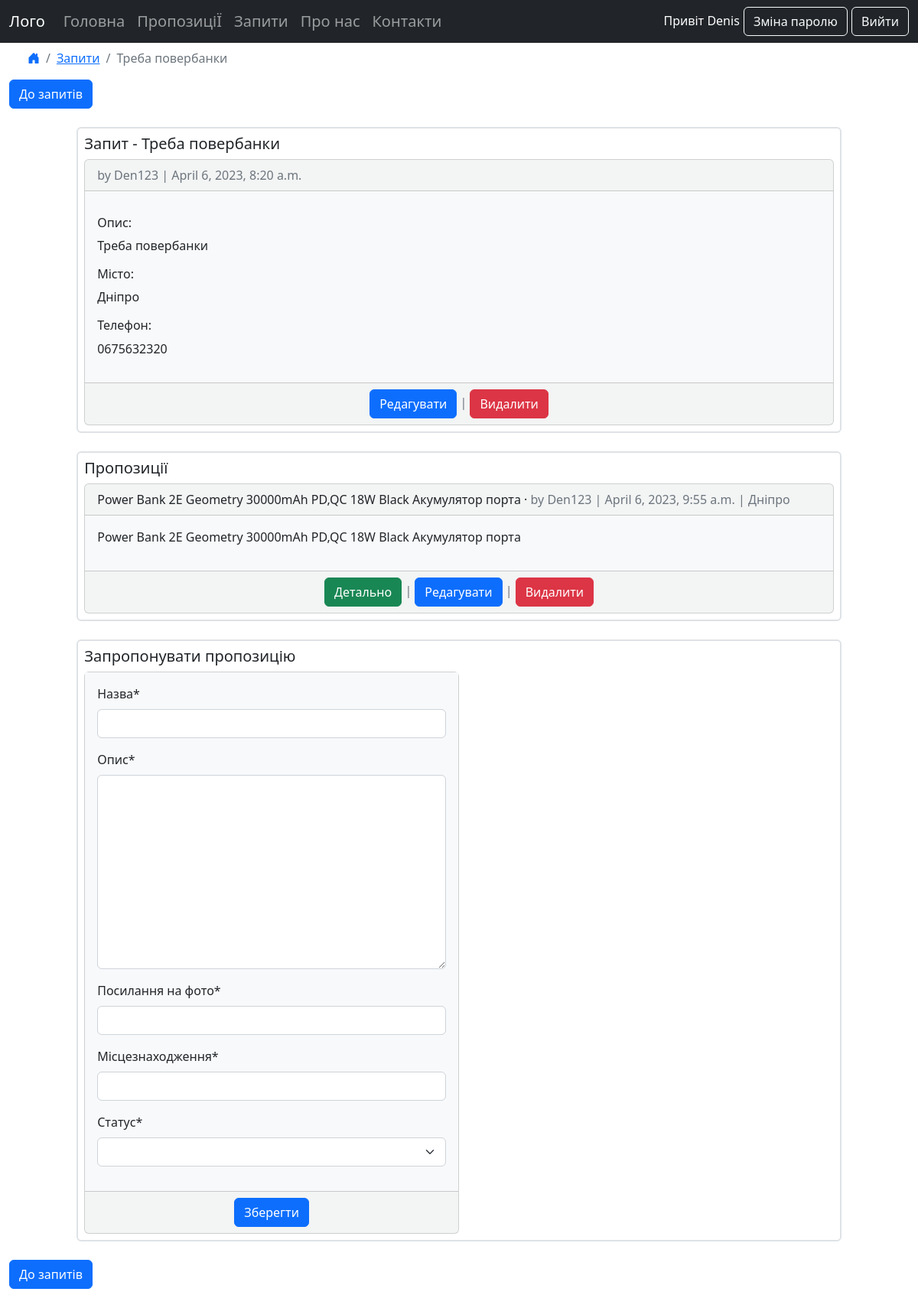
The app's page /requests/requests/3 (signed in) with its own data.
### accounts/models.py (models this page shows)
class CustomUser(AbstractUser):
    phone = models.CharField(max_length=15)

### requests/models.py (models this page shows, shortened)
class Requests(models.Model):
    title = models.CharField(max_length=255)
    body = models.TextField('Опис', max_length=1024)
    location = models.TextField(blank=True)
    date = models.DateTimeField(auto_now_add=True)
    author = models.ForeignKey(
        'accounts.CustomUser',
        on_delete=models.CASCADE,
    )
    offer = models.ForeignKey('offers.Offers', on_delete=models.CASCADE)
    status = models.ForeignKey('statuses.Status', on_delete=models.PROTECT)

### offers/models.py (models this page shows, shortened)
class Offers(models.Model):
    title = models.CharField(max_length=255)
    body = models.TextField('Опис', max_length=1024)
    url_image = models.URLField(blank=True, null=True)
    location = models.TextField(blank=True)
    date = models.DateTimeField(auto_now_add=True)
    author = models.ForeignKey(
        'accounts.CustomUser',
        on_delete=models.CASCADE,
    )
    request = models.ForeignKey('requests.Requests', on_delete=models.CASCADE)
    status = models.ForeignKey('statuses.Status', on_delete=models.PROTECT)

### requests/views.py (the view, shortened to what this page needs)
# urls.py: path("requests/<int:pk>", RequestsDetailView.as_view(), name="requests_detail"),
class RequestsDetailView(LoginRequiredMixin, DetailView):
    def get(self, request, *args, **kwargs):
        view = OfferGet.as_view()
        return view(request, *args, **kwargs)

### offers/forms.py
class CreationOffersForm(forms.ModelForm):
    title = forms.CharField(label='Назва', min_length=10)
    body = forms.Textarea()
    url_image = forms.URLField(label='Посилання на фото')
    location= forms.CharField(label='Місцезнаходження')
    status = forms.ChoiceField(label='Статус')
    class Meta:
        model = Offers
        fields = ['title', 'body', 'url_image', 'location', 'status']

### requests/views.py (called while the page is built)
    def get_context_data(self, **kwargs) :
        context = super().get_context_data(**kwargs)
        context["form"] = CreationOffersForm()
        context["offers_list"] = Offers.objects.filter(request_id=self.get_object().pk).order_by('-date')
        return context

### templates/requests_detail.html (shortened to what this page needs)
{% extends "base.html" %}
{% load crispy_forms_tags %}
{% block content %}
<ul class="breadcrumb ms-4">
    <li class="breadcrumb-item"><a href="{% url 'home' %}"><i class="bi bi-house-door-fill"></i></a></li>
    <li class="breadcrumb-item"><a href="{% url 'requests_list' %}">Запити</a></li>
    <li class="breadcrumb-item active">{{ requests.title }}</li>
</ul>
<div class="mb-4">
    {% if requests.offer_id == NULL %}
        <a href="{% url 'requests_list' %}" class="btn btn-primary">До запитів</a>
    {% endif %}
</div>
<div class="container-fluid mb-4 p-2 border border-2 rounded mx-auto" style="max-width: 85%">
    <h5>Запит - {{ requests.title }}</h5>
    <div class="card bg-light bg-opacity-50">
        <div class="card-header">
            <span class="text-muted">by {{ requests.author }} |
                {{ requests.date }}</span>
        </div>
        <div class="row g-0">
            <div class="col-md-12">
                <div class="card-body bg-light post-entry">
                    <p><h6>Опис:</h6>{{ requests.body }}</p>
                    <p><h6>Місто:</h6>{{ requests.location }}</p>
                    <p><h6>Телефон:</h6>{{ user.phone }}</p>
                </div>
            </div>
            <div class="card-footer text-center text-muted">
                {% if user.is_authenticated and user.id == requests.author_id %}
                <a class = "btn btn-primary" href="{% url 'requests_edit' requests.pk %}">Редагувати</a> |
                <a class = "btn btn-danger" href="{% url 'requests_delete' requests.pk %}">Видалити</a>
                {% endif %}
            </div>
        </div>
    </div>
</div>
{% if requests.offer_id == NULL %}
<div class="container-fluid mb-4 p-2 border border-2 rounded mx-auto" style="max-width: 85%">
    <h5>Пропозиції</h5>
    {% for offers in offers_list %}
        <div class="card card-list bg-light bg-opacity-50 mt-2">
            <div class="card-header">
                <span class="font-weight-bold">{{ offers.title }}</span> &middot;
                <span class="text-muted">by {{ offers.author }} |
                    {{ offers.date }} | {{ offers.location }}</span>
            </div>
            <div class="card-body bg-light post-entry">
                <p>{{ offers.body }}</p>
            </div>
            <div class="card-footer text-center text-muted">
                <a class = "btn btn-success" href="{% url 'offers_detail' offers.pk %}">Детально</a>
                {% if user.is_authenticated and user.id == offers.author_id %}
                | <a class = "btn btn-primary" href="{% url 'offers_edit' offers.pk %}">Редагувати</a> |
                <a class = "btn btn-danger" href="{% url 'offers_delete' offers.pk %}">Видалити</a>
                {% endif %}
            </div>
        </div>
    {% endfor %}
</div>
{% endif %}
{% if requests.offer_id == NULL %}
<div class="container-fluid mb-4 p-2 border border-2 rounded mx-auto" style="max-width: 85%">
    <h5>Запропонувати пропозицію</h5>
    <form action="" method="post">
        <div class=" card card-edit bg-light bg-opacity-50 " style="max-width: 50%">
            <div class="card-body bg-light">
                {{ form|crispy }}
            </div>
            <div class="card-footer text-center text-muted">
                <input class= "btn btn-primary" type="submit" value="Зберегти">
            </div>
        </div>
    </form>
</div>
{% endif %}
<div class="mb-2">
    {% if requests.offer_id == NULL %}
        <a href="{% url 'requests_list' %}" class="btn btn-primary">До запитів</a>
    {% endif %}
</div>
{% endblock content %}

### templates/base.html (shortened to what this page needs)
{% load static %}
<!DOCTYPE html>
<html lang="uk">
<head>
    <link rel="stylesheet" href="https://cdn.jsdelivr.net/npm/bootstrap@5.2.0/dist/css/bootstrap.min.css">
    <link rel="stylesheet" href="https://cdn.jsdelivr.net/npm/bootstrap-icons@1.9.1/font/bootstrap-icons.css">
</head>
<body>
    <div>
        <nav class="navbar navbar-expand-md navbar-dark bg-dark h5">
            <div class="container-fluid">
                <a class="navbar-brand" href="{% url 'home' %}">Лого</a>
                <div class="collapse navbar-collapse" id="collapsibleNavbar">
                    <ul class="navbar-nav">
                        <li class="nav-item">
                            <a class="nav-link" href="{% url 'home' %}">Головна</a>
                        </li>
                        <li class="nav-item">
                            <a class="nav-link" href="{% url 'offers_list' %}">ПропозиціЇ</a>
                        </li>
                        <li class="nav-item">
                            <a class="nav-link" href="{% url 'requests_list' %}">Запити</a>
                        </li>
                        <li class="nav-item">
                            <a class="nav-link" href="{% url 'about' %}">Про нас</a>
                        </li>
                        <li class="nav-item">
                            <a class="nav-link" href="{% url 'contacts' %}">Контакти</a>
                        </li>
                    </ul>
                    <div class="navbar-collapse justify-content-end">
                        <ul class="navbar-nav">
                            <li class="nav-item">
                                {% if user.is_authenticated %}
                                <span class="text-white h6">Привіт {{ user.first_name }}</span>
                                    <a class="btn btn-outline-light" href="{% url 'changepassword' %}">Зміна паролю</a>
                                    <a class="btn btn-outline-light" href="{% url 'logout' %}">Вийти</a>
                                {% else %}
                                    <a class="btn btn-outline-light" href="{% url 'login' %}">Вхід</a>
                                    <a class="btn btn-outline-light" href="{% url 'signup' %}">Реєстрація</a>
                                {% endif %}
                            </li>
                        </ul>
                    </div>
                </div>
            </div>
        </nav>
    </div>
    <div class="container-fluid">
        {% block content %}
        {% endblock content %}
    </div>
</body>
</html>

### records on screen
CustomUser: first_name "Denis", phone "0675632320"
Requests: title "Треба повербанки", author "Den123", date "April 6, 2023, 8:20 a.m.", body "Треба повербанки", location "Дніпро"
Offers: title "Power Bank 2E Geometry 30000mAh PD,QC 18W Black Акумулятор порта", author "Den123", date "April 6, 2023, 9:55 a.m.", location "Дніпро", body "Power Bank 2E Geometry 30000mAh PD,QC 18W Black Акумулятор порта", shows "Редагувати"
